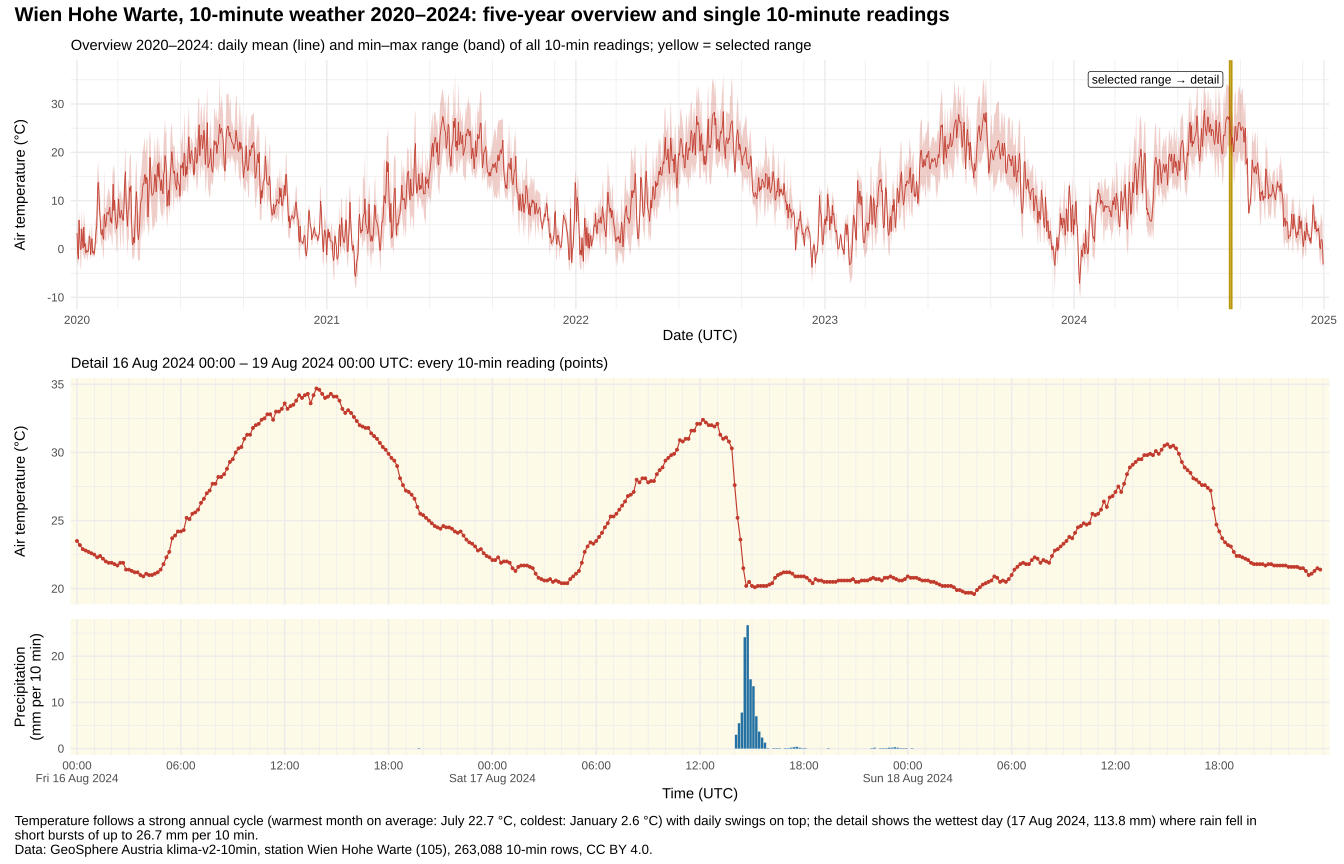

Reproduce this figure in R.
# Five years of 10-minute weather data at Wien Hohe Warte (GeoSphere Austria, CC BY 4.0)
# Overview (daily aggregate of all 10-min tl readings) linked to a detail view of raw 10-min readings.
suppressPackageStartupMessages({
  library(ggtime); library(ggplot2); library(tsibble); library(readr)
  library(dplyr); library(lubridate); library(scales); library(patchwork)
})

url <- "https://raw.githubusercontent.com/denisseram/dataset-snapshots/3731e02e38c75e5d70ae92bf3596a69951866c2d/geosphere_wien_10min_2020-2024.csv"
raw <- read_csv(url, col_types = cols(time = col_character(), station = col_integer(),
                                      tl = col_double(), rr = col_double(),
                                      substation = col_integer()))

stopifnot(all(grepl("\\+00:00$", raw$time)))
wx <- raw |>
  mutate(time = ymd_hm(sub("\\+00:00$", "", raw$time), tz = "UTC")) |>
  as_tsibble(index = time, key = station)
n_rows <- nrow(wx)
n_gaps <- nrow(count_gaps(wx))
message(sprintf("rows loaded: %d, missing tl: %d, missing rr: %d, implicit gaps: %d",
                n_rows, sum(is.na(wx$tl)), sum(is.na(wx$rr)), n_gaps))

# ---- Selection ("brush") for the detail view --------------------------------
# Static figure: the linked range is set here. Default = 3 days centred on the day
# with the largest daily precipitation total (computed from the data).
# Set DETAIL_START / DETAIL_END env vars (e.g. "2023-07-01 00:00") to choose any period.
daily <- wx |>
  index_by(day = as_date(time)) |>
  summarise(tmin = min(tl, na.rm = TRUE), tmax = max(tl, na.rm = TRUE),
            tmean = mean(tl, na.rm = TRUE), rr = sum(rr, na.rm = TRUE),
            .groups = "drop") |>
  as_tibble()
wet_day <- daily$day[which.max(daily$rr)]
sel_start <- Sys.getenv("DETAIL_START", "")
sel_end   <- Sys.getenv("DETAIL_END", "")
sel_start <- if (nzchar(sel_start)) ymd_hm(sel_start, tz = "UTC") else as_datetime(wet_day - 1, tz = "UTC")
sel_end   <- if (nzchar(sel_end))   ymd_hm(sel_end,   tz = "UTC") else as_datetime(wet_day + 2, tz = "UTC")

detail <- wx |> filter(time >= sel_start, time < sel_end) |> as_tibble()
peak10 <- detail[which.max(detail$rr), ]

# ---- Caption computed from data ---------------------------------------------
yr <- daily |> mutate(y = year(day), m = month(day)) |>
  group_by(m) |> summarise(t = mean(tmean))
warm_m <- month.name[yr$m[which.max(yr$t)]]; cold_m <- month.name[yr$m[which.min(yr$t)]]
caption_txt <- sprintf(paste0(
  "Temperature follows a strong annual cycle (warmest month on average: %s %.1f °C, coldest: %s %.1f °C) ",
  "with daily swings on top; the detail shows the wettest day (%s, %.1f mm) where rain fell in short bursts of up to %.1f mm per 10 min."),
  warm_m, max(yr$t), cold_m, min(yr$t), format(wet_day, "%d %b %Y"), max(daily$rr), peak10$rr)
caption_full <- paste0(paste(strwrap(caption_txt, 210), collapse = "\n"), "\nData: GeoSphere Austria klima-v2-10min, station Wien Hohe Warte (105), ",
                       format(n_rows, big.mark = ","), " 10-min rows, CC BY 4.0.")

col_t <- "#c0392b"; col_r <- "#2471a3"; col_sel <- "#f4d03f"

# ---- Overview -----------------------------------------------------------------
p_over <- ggplot(daily, aes(x = as_datetime(day, tz = "UTC"))) +
  annotate("rect", xmin = sel_start, xmax = sel_end, ymin = -Inf, ymax = Inf,
           fill = col_sel, alpha = 0.6, colour = "#b7950b", linewidth = 0.6) +
  geom_ribbon(aes(ymin = tmin, ymax = tmax), fill = col_t, alpha = 0.25) +
  geom_time_line(aes(y = tmean), colour = col_t, linewidth = 0.3) +
  annotate("label", x = sel_start, y = max(daily$tmax), hjust = 1.05, vjust = 1, size = 3.2,
           label = "selected range → detail") +
  scale_x_datetime(date_breaks = "1 year", date_minor_breaks = "3 months",
                   labels = label_date_short(), expand = expansion(0.005)) +
  labs(x = "Date (UTC)", y = "Air temperature (°C)",
       subtitle = "Overview 2020–2024: daily mean (line) and min–max range (band) of all 10-min readings; yellow = selected range") +
  theme_minimal(11)

# ---- Detail (raw 10-minute readings) -----------------------------------------
span_h <- as.numeric(difftime(sel_end, sel_start, units = "hours"))
step_h <- if (span_h <= 12) 1 else if (span_h <= 48) 3 else if (span_h <= 24 * 7) 6 else 24
brk <- seq(floor_date(sel_start, "day"), sel_end, by = paste(step_h, "hours"))
brk <- brk[brk >= sel_start & brk < sel_end]
lab <- ifelse(hour(brk) == 0 & minute(brk) == 0 | seq_along(brk) == 1,
              format(brk, "%H:%M\n%a %d %b %Y"), format(brk, "%H:%M"))
xsc <- scale_x_datetime(limits = c(sel_start, sel_end), breaks = brk, labels = lab,
                        date_minor_breaks = "1 hour", expand = expansion(0.005))
p_tl <- ggplot(detail, aes(x = time, y = tl)) +
  geom_time_line(colour = col_t, linewidth = 0.4) +
  geom_point(colour = col_t, size = 0.7) +
  xsc +
  labs(x = NULL, y = "Air temperature (°C)",
       subtitle = sprintf("Detail %s – %s UTC: every 10-min reading (points)",
                          format(sel_start, "%d %b %Y %H:%M"), format(sel_end, "%d %b %Y %H:%M"))) +
  theme_minimal(11) +
  theme(panel.background = element_rect(fill = alpha(col_sel, 0.12), colour = NA),
        axis.text.x = element_blank())
p_rr <- ggplot(detail, aes(x = time + minutes(5), y = rr)) +   # bar centred on its 10-min interval
  geom_col(width = 600 * 0.85, fill = col_r) +
  xsc +
  labs(x = "Time (UTC)", y = "Precipitation\n(mm per 10 min)") +
  theme_minimal(11) +
  theme(panel.background = element_rect(fill = alpha(col_sel, 0.12), colour = NA))

fig <- p_over / p_tl / p_rr + plot_layout(heights = c(1.1, 1, 0.6)) +
  plot_annotation(
    title = "Wien Hohe Warte, 10-minute weather 2020–2024: five-year overview and single 10-minute readings",
    caption = caption_full,
    theme = theme(plot.title = element_text(face = "bold", size = 15),
                  plot.caption = element_text(hjust = 0, size = 10)))

ggsave("plot.png", fig, width = 1400 / 100, height = 900 / 100, dpi = 100, bg = "white")
ggsave("plot.svg", fig, width = 14, height = 9, bg = "white")
